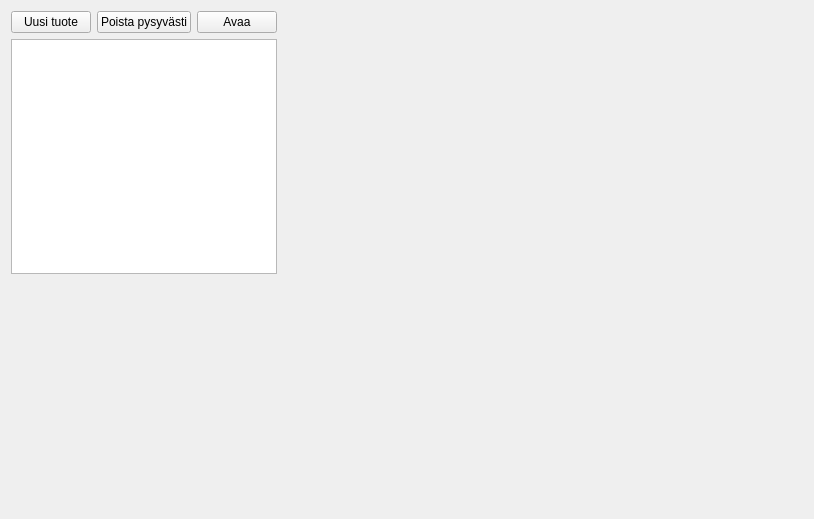
<?xml version="1.0" encoding="UTF-8"?>
<ui version="4.0">
 <class>ItemCreatorTab</class>
 <widget class="QWidget" name="ItemCreatorTab">
  <property name="geometry">
   <rect>
    <x>0</x>
    <y>0</y>
    <width>814</width>
    <height>519</height>
   </rect>
  </property>
  <property name="windowTitle">
   <string>Form</string>
  </property>
  <layout class="QHBoxLayout" name="horizontalLayout_2" stretch="1,2">
   <item>
    <layout class="QVBoxLayout" name="searchlayout">
     <item>
      <layout class="QHBoxLayout" name="horizontalLayout">
       <item>
        <widget class="QPushButton" name="newItemButton">
         <property name="text">
          <string>Uusi tuote</string>
         </property>
        </widget>
       </item>
       <item>
        <widget class="QPushButton" name="deleteItemButton">
         <property name="text">
          <string>Poista pysyvästi</string>
         </property>
        </widget>
       </item>
       <item>
        <spacer name="horizontalSpacer">
         <property name="orientation">
          <enum>Qt::Horizontal</enum>
         </property>
         <property name="sizeHint" stdset="0">
          <size>
           <width>40</width>
           <height>20</height>
          </size>
         </property>
        </spacer>
       </item>
       <item>
        <widget class="QPushButton" name="openItemButton">
         <property name="text">
          <string>Avaa</string>
         </property>
        </widget>
       </item>
      </layout>
     </item>
     <item>
      <widget class="QListView" name="listView"/>
     </item>
     <item>
      <spacer name="verticalSpacer">
       <property name="orientation">
        <enum>Qt::Vertical</enum>
       </property>
       <property name="sizeHint" stdset="0">
        <size>
         <width>20</width>
         <height>40</height>
        </size>
       </property>
      </spacer>
     </item>
    </layout>
   </item>
   <item>
    <layout class="QVBoxLayout" name="itemdialoglayout"/>
   </item>
  </layout>
 </widget>
 <resources/>
 <connections/>
</ui>
